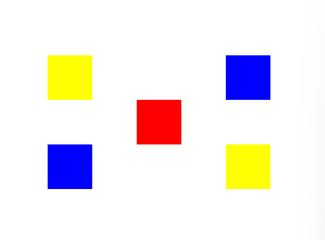
#> input picture code/day3/image.jpg, 325 x 240 px
$ python mask.py
#> lines starting #> are read from the running program, lines starting #| are printed output that depends on the picture; after the words box and inside, x2 and y2 are one past the last pixel; in counts of white or black regions, pixels touching at a corner belong together
import cv2
import numpy as np

rgb_image = cv2.imread("image.jpg")
#> rgb_image is the input picture: shape (240, 325, 3); mean B, G, R 234.9, 235.2, 241.5
hsv = cv2.cvtColor(rgb_image, cv2.COLOR_BGR2HSV)
#> hsv: shape (240, 325, 3); mean H, S, V 15.6, 32.6, 254.2

# 黄色
blue_low_hsv = np.array([100, 43, 46])
blue_high_hsv = np.array([124, 255, 255])
blue_mask = cv2.inRange(hsv, lowerb=blue_low_hsv, upperb=blue_high_hsv)
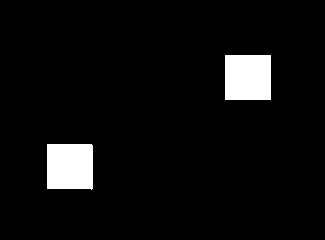
#> blue_mask: shape (240, 325); 5.3% white; 2 white regions, box (x1, y1, x2, y2) and area: (225, 55, 271, 100) 2070, (47, 144, 93, 190) 2070

# 红色
red_low_hsv = np.array([0, 43, 46])
red_high_hsv = np.array([10, 255, 255])
red_mask = cv2.inRange(hsv, lowerb=red_low_hsv, upperb=red_high_hsv)
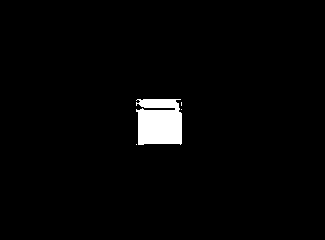
#> red_mask: shape (240, 325); 2.4% white; 4 white regions (3 under 20 px), largest, box (x1, y1, x2, y2) and area: (136, 99, 182, 145) 1868

bitwiseOr = cv2.bitwise_or(blue_mask, red_mask)
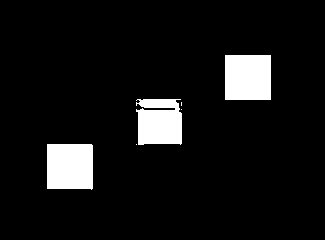
#> bitwiseOr: shape (240, 325); 7.7% white; 6 white regions (3 under 20 px), largest, box (x1, y1, x2, y2) and area: (225, 55, 271, 100) 2070, (47, 144, 93, 190) 2070, (136, 99, 182, 145) 1868
masked = cv2.bitwise_and(rgb_image, rgb_image, mask=bitwiseOr)
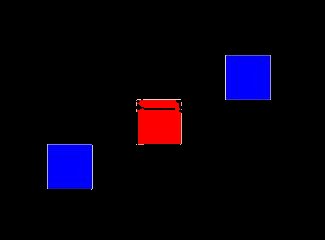
#> masked: shape (240, 325, 3); mean B, G, R 13.3, 0.9, 6.6

cv2.imshow('src', rgb_image)
cv2.imshow('blue_mask', blue_mask)
cv2.imshow('red_mask', red_mask)
cv2.imshow("OR", bitwiseOr)
cv2.imshow("Mask Applied to Image", masked)
cv2.waitKey(0)
